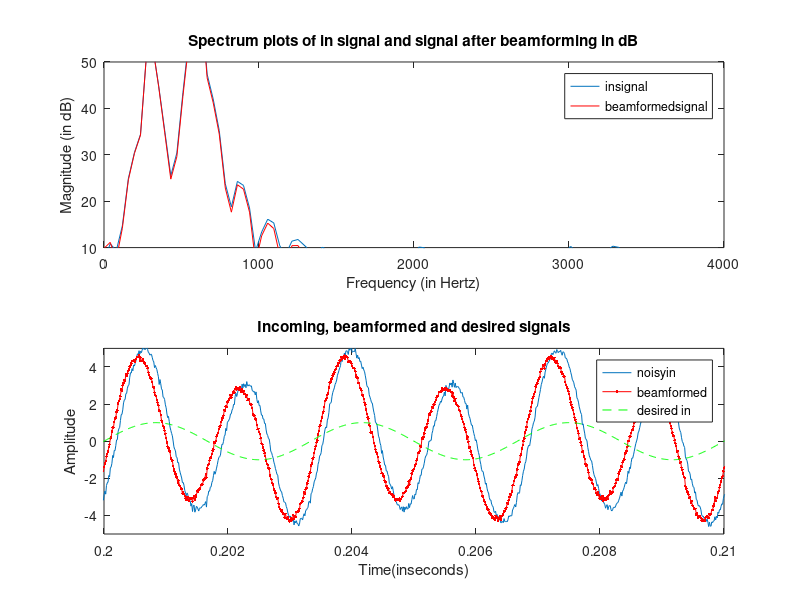

Recreate this plot in MATLAB. (Note: this script raises an error after producing the figure.)
%%INITIALIZE
clear all; close all; clc;

% Properties of the phone
d=0.12;             % Distance between the mics
N=2;                % Amount of mics

% Physical constants
c=343;              %Speed of sound in air

% Properties of the signal
freq=300;% The frequency of the source signal
freq2=600;% The frequency of the noise signal
theta=pi;% Angle of the source signal
theta2 = 2 * pi/9;% Angle of the noise signal

% Our chosen properties
fs = 80000;%Sample frequency
time_frame = 0.02;%Duration of 1 time frame
sptf = fs * time_frame;%The amountofsamplespertimeframe
noise_amp = 0.1;%Thenoiseamplitude
L=2^(ceil(log2(sptf)));%Thepowerof2fortheFFT
totaltime = 1;%Thetotaltimeofthesignal

%%INPUTSIGNAL
tt = linspace (0, totaltime, fs * totaltime).';%Samplestilltotaltime
tau1=d/c * sin(theta);%Timedelaytomic2forsignal
tau2=d/c * sin(theta2);%Timedelaytomic2fornoise
signal=sin(2 * pi * freq * tt);%Signalmic1
signal2=sin(2 * pi * freq * (tt - tau1));%Signalmic2
noise=4 *sin(2 *pi * freq2 * tt)+noise_amp *randn(totaltime *fs,1);%- Noise mic 1
noise2=4 *sin(2 *pi * freq2 * (tt - tau2)) + noise_amp *randn(totaltime *fs,1);%- Noise mic 2
signal_total=signal+noise;%Sumofthesignalandnoiseatmic1
signal_total2=signal2+noise2;%Sumofthesignalandnoiseatmic2
x1=[signal,signal2];
xsum=[signal_total,signal_total2];
f_center=linspace(0, fs - fs /(2 *L),L).';%Thecenterfrequenciesforeachbin

zeta= -1i *2 *pi *f_center *d *sin(theta)/c;%Thephaseshiftofthesignalfor-mic2
a_n=1/N;%Theamplitudeweights
w = a_n *[(exp(zeta)),ones(L,1)];%Weightswithdelays

%%RECONSTRUCTINGTHEORIGINALSIGNAL
nr_frames=floor((length(signal)-sptf)/(sptf/2));
rec_signal=zeros(size(signal(:,1)));
rec_signal_total=zeros(size(signal_total(:,1)));

testsignal1=zeros(L,nr_frames);
testsignal2=zeros(L,nr_frames);

for I=1:nr_frames
	win=[sqrt(hanning(sptf)),sqrt(hanning(sptf))];
	frame_x1=x1((sptf/2) *(I - 1) + 1: (sptf/2) *(I - 1) + sptf, :) .*(win);
	fft_x1=fft(frame_x1, L);
	
    frame_xsum=xsum((sptf/2) *(I - 1) + 1:(sptf / 2) *(I - 1)+sptf, :).*(win);
	fft_xsum=fft(frame_xsum,L);
	fft_xsum(end,:)=real(fft_xsum(end,:));
	
    fft_x1([1,L/2+1],:)=real(fft_x1([1,L/2+1],:));
	part1=fft_x1(1:L/2+1,:);
	fft_x1=[part1; conj(flipud(part1(2 : end - 1,:)))];
	
    fft_xsum([1, L/2 + 1], :) = real(fft_xsum([1,L/2+1],:));
	part1 = fft_xsum(1: L/2 + 1, :);
	fft_xsum=[part1; conj(flipud(part1(2 : end - 1, :)))];
	estimate_fft_signal=w .*(fft_x1);
	estimate_fft_signal_2 = estimate_fft_signal(:, 1) + estimate_fft_signal(:, 2);
	
    estimate_fft_signal_total = w .*(fft_xsum);
	estimate_fft_signal_total_2 = estimate_fft_signal_total(:, 1) + estimate_fft_signal_total(:,2);
	
    testsignal2(:,I) = estimate_fft_signal_total_2;
	testsignal1(:,I) = fft_xsum(:, 1);
	
    estimate_signal = real(ifft(estimate_fft_signal_2));
	
    estimate_signal_total=real(ifft(estimate_fft_signal_total_2));
	
    rec_signal((sptf/2) *(I - 1) + 1:(sptf/2) *(I - 1)+sptf) = rec_signal((sptf/2) *(I - 1) + 1:(sptf/2) *(I - 1)+sptf)+estimate_signal(1:sptf).*(sqrt(hanning(sptf)));
	
    rec_signal_total((sptf/2) *(I - 1) + 1:(sptf/2) *(I - 1)+sptf) = rec_signal_total((sptf/2) *(I - 1) + 1:(sptf/2) *(I - 1) + sptf) + estimate_signal_total(1:sptf).*(sqrt(hanning(sptf)));
end

%%PLOTS
%Timeplot
t=linspace(0,totaltime,totaltime *fs);
figure;
subplot(2,1,2)
plot(t,real(signal_total2(1:totaltime *fs)));
hold on
plot(t,real(rec_signal_total(1:totaltime *fs)),'.-r');
plot(t,real(signal2(1:totaltime *fs)),'--g');
legend('noisyin','beamformed','desired in')
title('Incoming, beamformed and desired signals')
axis([0.200 0.210 -5 5]);
xlabel('Time(inseconds)');
ylabel('Amplitude');
%Frequencyplot
subplot(2,1,1)
plot(linspace(1, fs, L), 10 *log10(mean(abs(testsignal1).^2, 2)));
hold on
plot(linspace(1, fs, L), 10 *log10(mean(abs(testsignal2).^2,2)),'r');
title('Spectrum plots of in signal and signal after beamforming in dB')
legend('insignal','beamformedsignal')
axis([0 4000 10 50]);
xlabel('Frequency (in Hertz)');
ylabel('Magnitude (in dB)');
% Polarplot
figure;
polarfreq=[300, 600];
polarbin=zeros(1, length(polarfreq));
for I=1:length(polarfreq);
    polarbin(I) = floor(polarfreq(I)/fs *L);
    delta=((c / f_center(polarbin(I)))/d)^-1;
    [w_dakjepolarhoek] = beam_resp(w(polarbin(I), :) ,L , delta);
    subplot(ceil(length(polarfreq)/2), 2, I)
    polar90(polarhoek, abs(w_dakje));
    title(['Frequency=',num2str(polarfreq(I))])
end